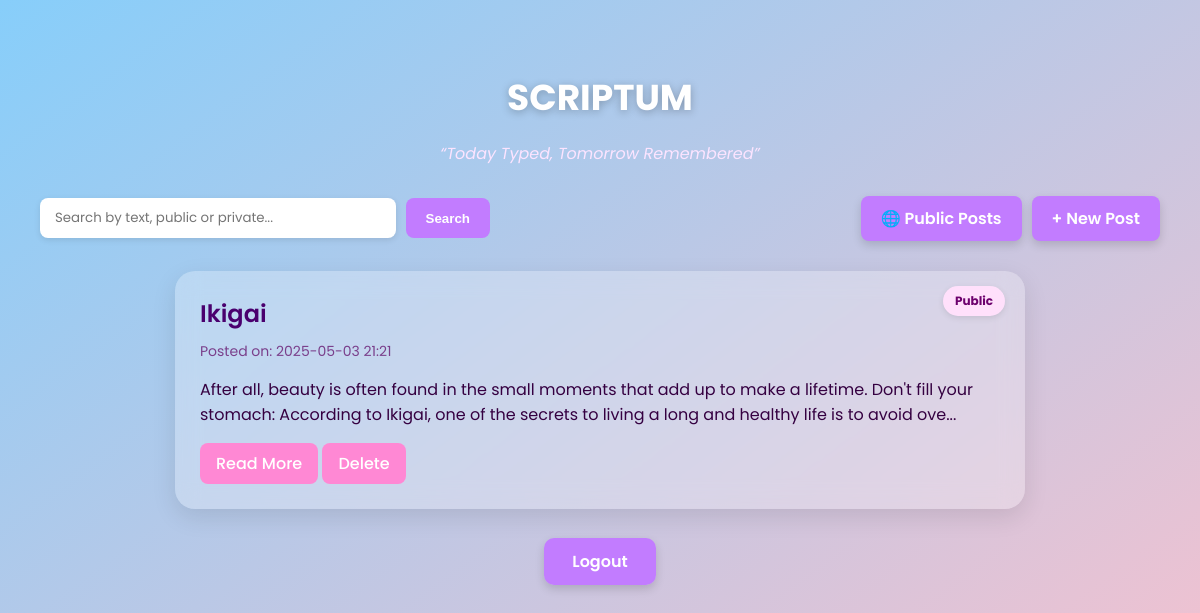
The page /dashboard (signed in) on the database its author committed.
### app/model.py (models this page shows)
class Post(db.Model):
    id = db.Column(db.Integer, primary_key=True)
    title = db.Column(db.String(100), nullable=False)
    content = db.Column(db.Text, nullable=False)
    image_url = db.Column(db.String(255),nullable=True)
    link=db.Column(db.String(255),nullable=True)
    is_public = db.Column(db.Boolean, default=False)
    date_posted = db.Column(db.DateTime, default=datetime.utcnow)
    user_id = db.Column(db.Integer, db.ForeignKey('user.id'), nullable=False)
    views = db.Column(db.Integer, default=0)
    likes = db.Column(db.Integer, default=0)
    liked_by = db.relationship('PostLike', backref='post', lazy='dynamic')

### app/routes/main.py (the view)
@main.route('/')
@main.route('/dashboard')
@login_required
def dashboard():
    query = request.args.get('q', '')
    if query:
        if query.lower() in ['public', 'private']:
            posts = Post.query.filter(
                Post.user_id == current_user.id,
                Post.is_public == (query.lower() == 'public')
            ).all()
        else:
            posts = Post.query.filter(
                Post.user_id == current_user.id,
                Post.content.contains(query)
            ).all()
    else:
        posts = Post.query.filter_by(user_id=current_user.id).all()
    return render_template('dashboard.html', current_user=current_user, posts=posts)

### app/__init__.py (called while the page is built)
def create_app():
    app = Flask(__name__, static_folder='static')
    app.config['SECRET_KEY'] = 'supersecretkey'
    app.config['SQLALCHEMY_DATABASE_URI'] = 'sqlite:///blog.db'
    app.config['UPLOAD_FOLDER'] = os.path.join(app.root_path, 'static', 'uploads')
    app.config['CKEDITOR_PKG_TYPE'] = 'mini'
    db.init_app(app)
    login_manager.init_app(app)
    login_manager.login_view = 'auth.login'
    ckeditor.init_app(app)
    from .model import User
    @login_manager.user_loader
    def load_user(user_id):
        return User.query.get(int(user_id))
    from .routes.auth import auth as auth_blueprint
    from .routes.blog import blog as blog_blueprint
    from .routes.main import main
    app.register_blueprint(auth_blueprint)
    app.register_blueprint(blog_blueprint)
    app.register_blueprint(main)
    return app

### app/templates/dashboard.html (shortened to what this page needs)
<!DOCTYPE html>
<html lang="en">
<head>
</head>
<body>
    <h2>SCRIPTUM</h2>
    <p class="subtitle">“Today Typed, Tomorrow Remembered”</p>
    <div class="top-actions" style="display: flex; justify-content: space-between; align-items: center; flex-wrap: wrap; gap: 10px; margin-bottom: 30px;">
        <form method="GET" action="{{ url_for('main.dashboard') }}" style="display: flex; gap: 10px; flex-grow: 1; max-width: 450px;">
            <input type="text" name="q" placeholder="Search by text, public or private..."
                   style="padding: 10px 15px; border-radius: 8px; border: none; flex-grow: 1; box-shadow: 0 2px 6px rgba(0,0,0,0.1); font-family: 'Poppins', sans-serif;">
            <button type="submit" style="padding: 10px 20px; background-color: #c27cff; color: white; border: none; border-radius: 8px; font-weight: 600; cursor: pointer;">
                Search
            </button>
        </form>
        <div style="display: flex; gap: 10px;">
            <a href="{{ url_for('blog.public_posts') }}" class="create-post">🌐 Public Posts</a>
            <a href="{{ url_for('blog.create_post') }}" class="create-post">+ New Post</a>
        </div>
    </div>
    {% for post in posts %}
    <div class="post-card">
        <div class="visibility-badge">
            {{ 'Public' if post.is_public else 'Private' }}
        </div>
        <div class="post-title">{{ post.title }}</div>
        <div class="post-meta">Posted on: {{ post.date_posted.strftime('%Y-%m-%d %H:%M') }}</div>
        <div class="post-content">
            {{ post.content[:200]|safe }}{% if post.content|length > 200 %}...{% endif %}
        </div>
        <a class="read-more" href="{{ url_for('blog.post', post_id=post.id) }}">Read More</a>
        <a class="delete" href="{{ url_for('blog.delete', post_id=post.id) }}">Delete</a>
    </div>
    {% endfor %}
    <div class="actions">
        <a href="{{ url_for('auth.logout') }}">Logout</a>
    </div>
</body>
</html>

### app/templates/dashboard.html (style rules this page uses)
body { margin: 0; padding: 40px; font-family: 'Poppins', sans-serif; background: linear-gradient(to bottom right, #87cefa, #ffc0cb); min-height: 100vh; color: #2e003e; }
.top-actions { display: flex; justify-content: flex-end; gap: 10px; width: 100%; max-width: 1200px; margin: 0 auto 20px auto; }
.create-post { padding: 10px 20px; background-color: #c27cff; color: white; text-decoration: none; border-radius: 8px; font-weight: 600; box-shadow: 0 4px 10px rgba(0, 0, 0, 0.15); transition: background-color 0.3s ease; }
h2 { text-align: center; font-size: 36px; font-weight: 700; margin-bottom: 10px; color: #fff; text-shadow: 0 2px 8px rgba(0, 0, 0, 0.25); }
p.subtitle { text-align: center; font-style: italic; color: #fce4ff; margin-bottom: 30px; }
.post-card { background: rgba(255, 255, 255, 0.25); backdrop-filter: blur(12px); border-radius: 20px; padding: 25px; margin: 20px auto; width: 90%; max-width: 800px; box-shadow: 0 8px 24px rgba(0, 0, 0, 0.1); position: relative; transition: transform 0.2s ease; }
.post-title { font-size: 24px; font-weight: 600; color: #4a006e; margin-bottom: 10px; }
.post-meta { font-size: 14px; color: #7a3f8b; margin-bottom: 15px; }
.post-content { font-size: 16px; color: #350041; line-height: 1.6; }
.read-more, .delete { display: inline-block; margin-top: 15px; padding: 8px 16px; background-color: #ff88d4; color: white; text-decoration: none; border-radius: 8px; font-weight: 500; transition: background-color 0.3s ease; }
.actions { text-align: center; margin-top: 40px; }
.actions a { margin: 0 10px; padding: 12px 28px; background-color: #c27cff; color: white; text-decoration: none; border-radius: 10px; font-weight: 600; box-shadow: 0 4px 10px rgba(0, 0, 0, 0.15); transition: background 0.3s ease; }
.visibility-badge { position: absolute; top: 15px; right: 20px; background-color: #ffe0fb; color: #6d006d; font-size: 12px; font-weight: bold; padding: 6px 12px; border-radius: 16px; box-shadow: 0 2px 6px rgba(0,0,0,0.1); }

### rows shown on the page
Post: is_public "Public", title "Ikigai", date_posted "2025-05-03 21:21", content "After all, beauty is often found in the small moments that add up to make a lifetime. Don't fill your stomach: According to Ikigai, one of the secrets to living a long and healthy life is to avoid ove"
